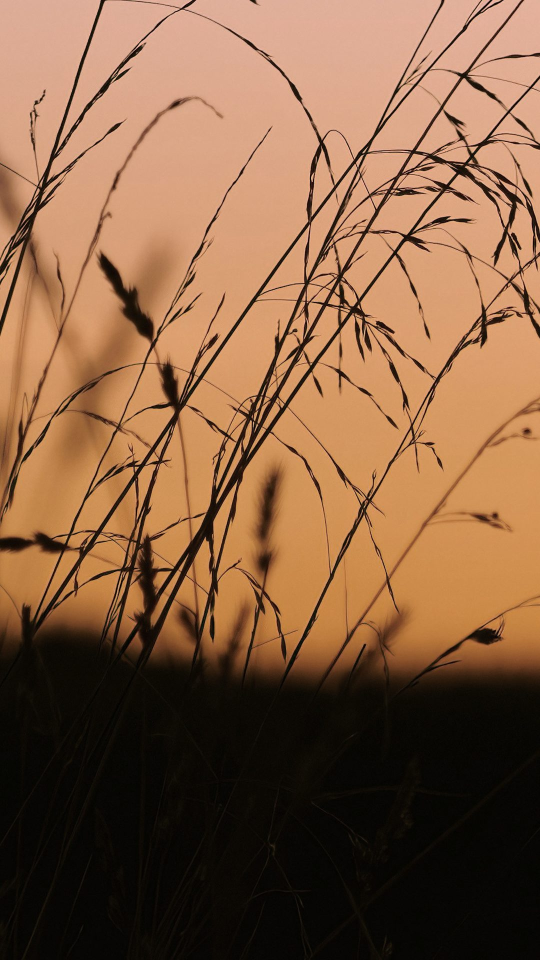
#> input picture site/assets/img/backdrop/dusk-tall-dusk-1080.jpg, 1080 x 1920 px (shown at 1/2 size)
$ python make_hero.py ../../site/assets/img/backdrop/dusk-tall-dusk-1080.jpg ../../site/assets/img/backdrop/dusk-tall-night-1080.jpg
#> lines starting #> are read from the running program, lines starting #| are printed output that depends on the picture
"""The hero picture for the site, from one photograph: more sky above it, the sky calmed where the
headline sits, and a dusk grade of the same frame for Night.
make_hero.py PHOTO OUT_DIR"""
import sys
import numpy as np
from PIL import Image, ImageFilter

src, out = sys.argv[1], sys.argv[2]
W, H = 2880, 1800            # the picture as served at 2x; the horizon sits near 70% of its height
SHIFT = 250                  # rows of new sky above the photograph

photo = Image.open(src).convert("RGB")
#> photo is the input picture: PIL image 1080x1920 RGB; mean R, G, B 133.2, 95.8, 67.6
photo = photo.resize((W, round(photo.height * W / photo.width)), Image.LANCZOS)
#> photo: PIL image 2880x5120 RGB
a = np.asarray(photo).astype(np.float32)[: H - SHIFT]
rows = a.shape[0]
#> rows = 1550

# The sky without its fine structure: a heavy blur, used to extend it and to calm it.
soft = np.asarray(photo.filter(ImageFilter.GaussianBlur(90))).astype(np.float32)[: H - SHIFT]

# 1. Calm the wisps behind the headline: blend toward the soft sky, fading out well above the hill.
y = np.arange(rows, dtype=np.float32)[:, None, None]
#> y = 1550 values from 0 to 1549
calm = 0.55 * np.clip((760 - y) / 140, 0, 1)          # full above row 620, none below row 760
a = a * (1 - calm) + soft * calm
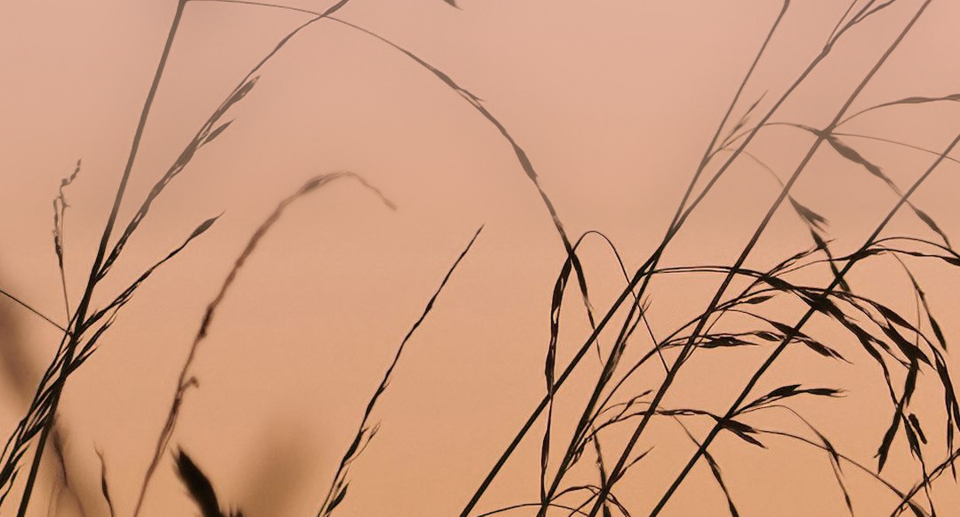
#> a: shape (1550, 2880, 3) float32 (shown at 1/3 size); mean R, G, B 198.3, 150.6, 123.5

# 2. New sky above: from the photograph's own top row, softened, to a slightly deeper tone.
top = soft[0:6].mean(axis=0)                             # per column
#> top = 2880 rows, first 8: [220, 172, 151], [220, 172, 151], [220, 172, 151], [220, 172, 151], [220, 172, 151], [220, 172, 151], [220, 172, 151], [220, 172, 151]
deep = top.mean(axis=0) + np.array([-9, -8, -5], np.float32)
#> deep = [205.6, 159.3, 141.5]
t = (np.arange(SHIFT, dtype=np.float32) / SHIFT)[:, None, None] ** 1.2
sky = deep[None, None, :] * (1 - t) + top[None, :, :] * t
rng = np.random.default_rng(7)
sky += rng.normal(0, 1.1, sky.shape).astype(np.float32)  # the photograph's grain, so the join does not show
# feather the photograph's first rows into the soft sky so nothing is cut at the join
f = np.clip((90 - y) / 90, 0, 1)
a = a * (1 - f) + soft * f

day = np.clip(np.vstack([sky, a]), 0, 255)
# a little more colour in the day frame: the sky a touch bluer, everything slightly more saturated
grey = day.mean(axis=2, keepdims=True)
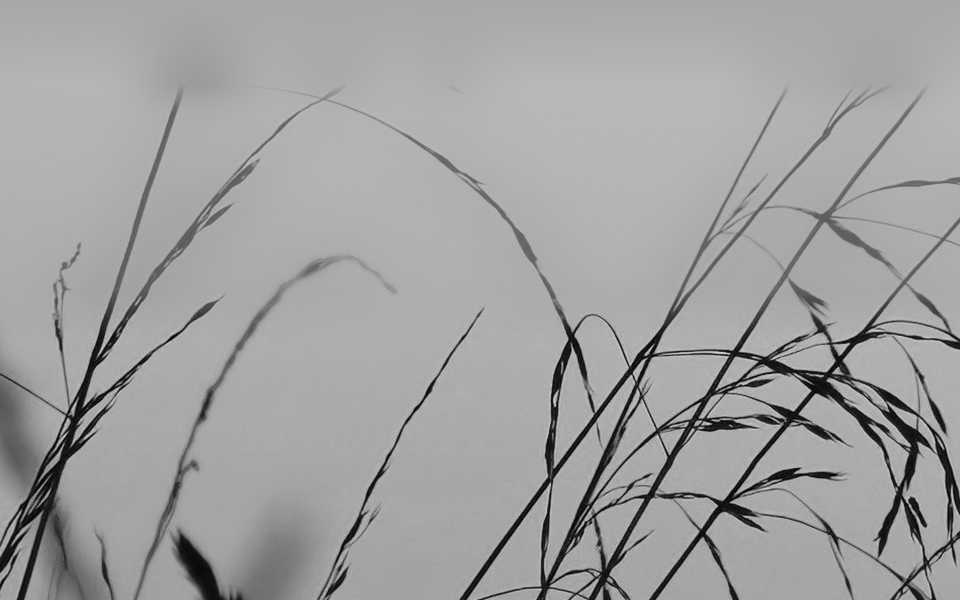
#> grey: shape (1800, 2880, 1) float32 (shown at 1/3 size); min 0, max 230.7, mean 161.2
day = np.clip(grey + (day - grey) * 1.14, 0, 255) * np.array([0.985, 0.995, 1.02], np.float32)
day = np.clip(day, 0, 255)
Image.fromarray(day.astype(np.uint8)).save(f"{out}/hero-day.png")

# 3. Dusk: the same photograph after sunset, by grading it and never by repainting it. Every pixel
# is the day frame multiplied by a colour that changes with height, so the real sky, its wisps,
# the grass and the trail are all still there.
yy = (np.arange(H, dtype=np.float32) / H)[:, None, None]
xx = (np.arange(W, dtype=np.float32) / W)[None, :, None]
lum = (day * np.array([0.299, 0.587, 0.114], np.float32)).sum(axis=2, keepdims=True) / 255
is_sky = np.clip((lum - 0.62) / 0.14, 0, 1)             # the sky is the bright part of this frame
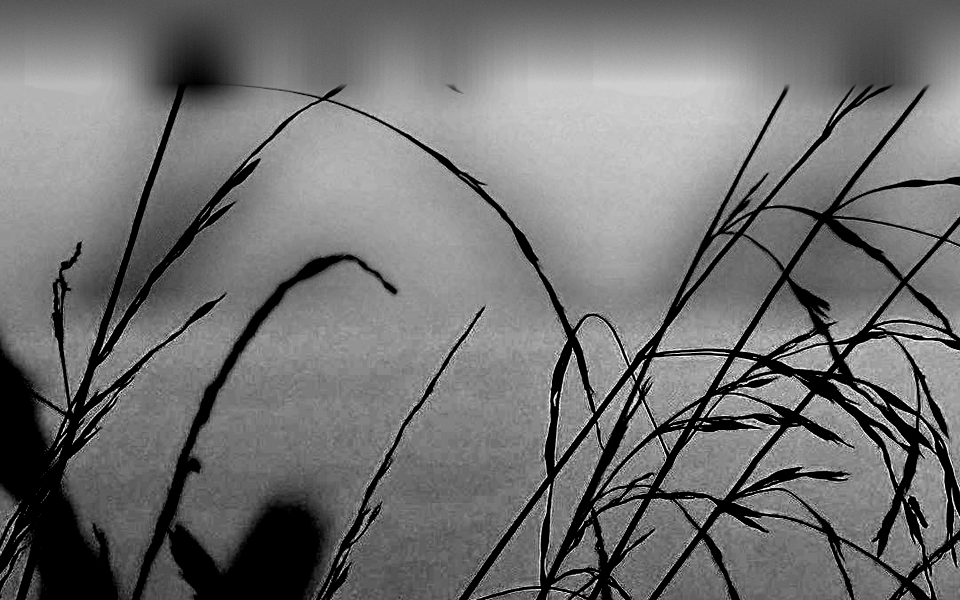
#> is_sky: shape (1800, 2880, 1) float32 (shown at 1/3 size); min 0, max 1, mean 0.447
is_sky = np.asarray(Image.fromarray((is_sky[..., 0] * 255).astype(np.uint8)).filter(ImageFilter.GaussianBlur(3))).astype(np.float32)[..., None] / 255
# what the sky is multiplied by, from the top of the frame to the horizon
stops = [(0.0, (0.075, 0.105, 0.19)), (0.36, (0.16, 0.165, 0.31)), (0.56, (0.36, 0.25, 0.37)), (0.66, (0.74, 0.43, 0.33)), (0.74, (0.92, 0.55, 0.36))]
def ramp(v):
    c = np.zeros(v.shape[:2] + (3,), np.float32) + np.array(stops[0][1], np.float32)
    for (t0, c0), (t1, c1) in zip(stops, stops[1:]):
        k = np.clip((v - t0) / (t1 - t0), 0, 1)
        c = np.where(v >= t0, np.array(c0, np.float32) * (1 - k) + np.array(c1, np.float32) * k, c)
    return c
# the afterglow is strongest where the sun went down (left of the middle) and sinks toward the edges
sink = 0.05 * np.clip(np.abs(xx - 0.36) / 0.64, 0, 1) ** 1.3
gain = ramp(np.clip(np.broadcast_to(yy, (H, W, 1)) - sink, 0, 1))
# the wisps of cloud keep their place, a little stronger than in the calmed day frame
soft_day = np.asarray(Image.fromarray(day.astype(np.uint8)).filter(ImageFilter.GaussianBlur(30))).astype(np.float32)
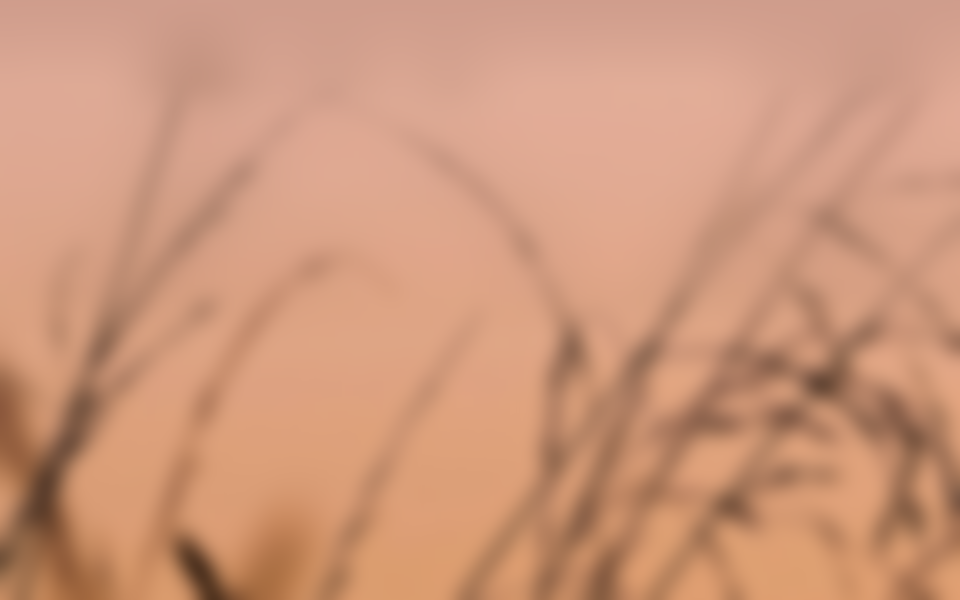
#> soft_day: shape (1800, 2880, 3) float32 (shown at 1/3 size); mean of channels 0, 1, 2 200.5, 148.6, 124.6; drawn as R, G, B
night_sky = (soft_day + (day - soft_day) * 1.8) * gain
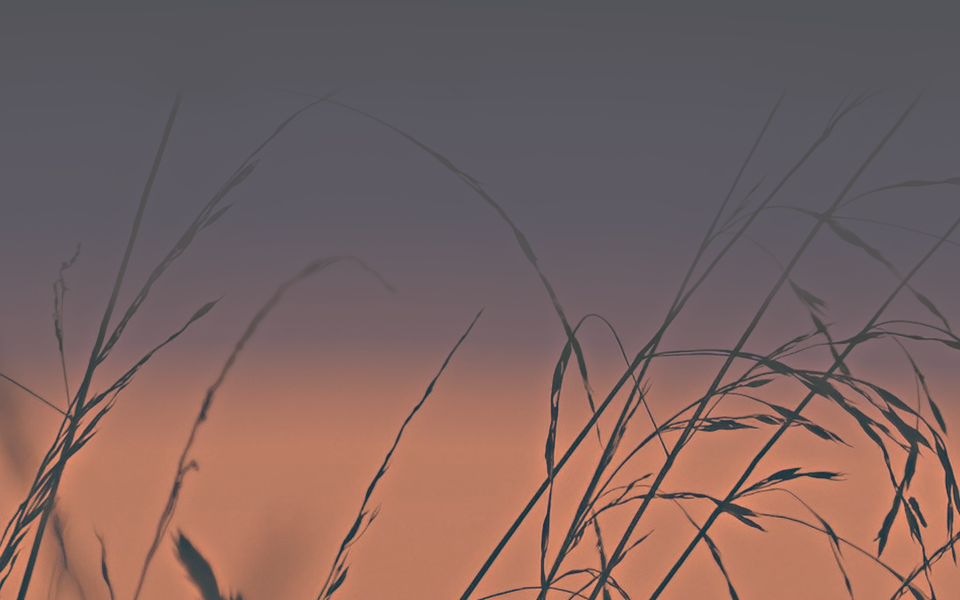
#> night_sky: shape (1800, 2880, 3) float32 (shown at 1/3 size); mean of channels 0, 1, 2 88, 43.7, 38.5; drawn with min black and max white
# the land: the same grass and trail, underexposed and a touch warm, with its contrast kept
land = (np.clip(day / 255, 0, 1) ** 1.12) * 255 * np.array([0.37, 0.30, 0.32], np.float32)
rim = np.clip(1 - (yy - 0.70) / 0.12, 0, 1) * np.clip((yy - 0.60) / 0.08, 0, 1)
land = land * (1 + rim * np.array([0.55, 0.22, 0.06], np.float32))
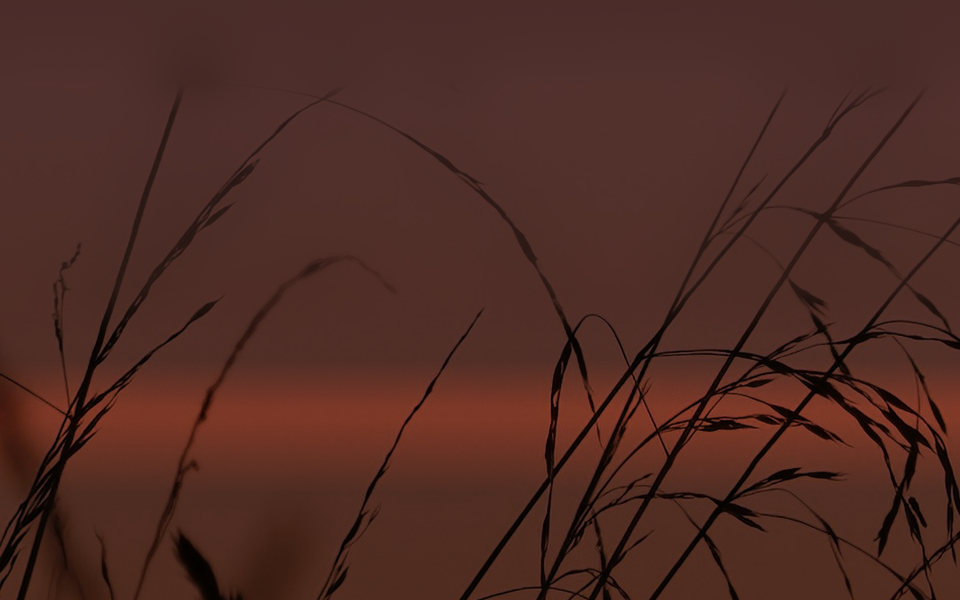
#> land: shape (1800, 2880, 3) float32 (shown at 1/3 size); mean of channels 0, 1, 2 80.1, 44.4, 36; drawn as R, G, B
night = np.clip(night_sky * is_sky + land * (1 - is_sky), 0, 255)
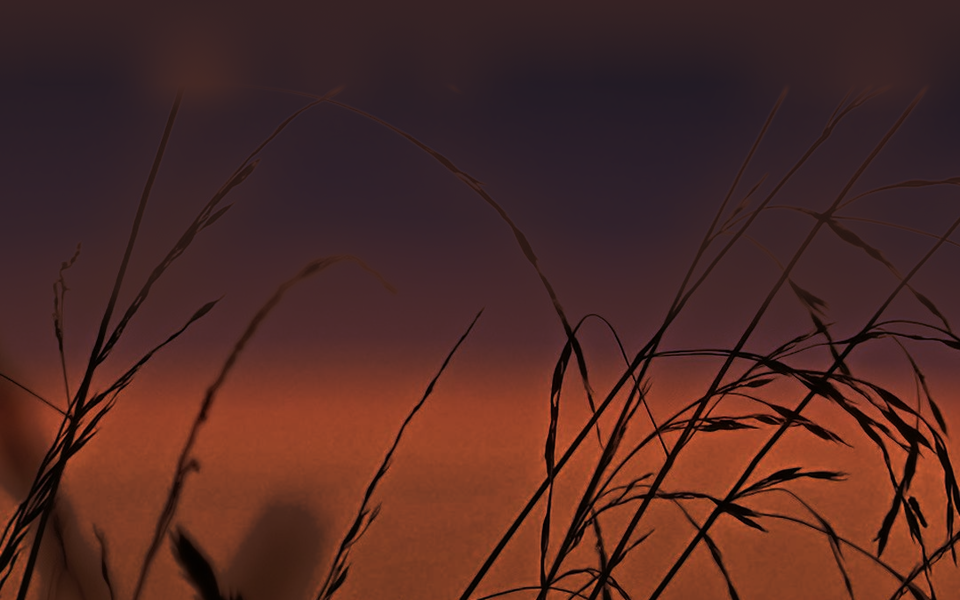
#> night: shape (1800, 2880, 3) float32 (shown at 1/3 size); mean of channels 0, 1, 2 80.4, 42.8, 37; drawn as R, G, B
Image.fromarray(night.astype(np.uint8)).save(f"{out}/hero-night.png")
print("day top", day[2, W // 2].round(), "mid", day[700, W // 2].round(), "| night top", night[2, W // 2].round(), "land", night[1600, W // 2].round())
#| day top [207. 160. 141.] mid [222. 167. 140.] | night top [54. 36. 37.] land [132.  63.  36.]
